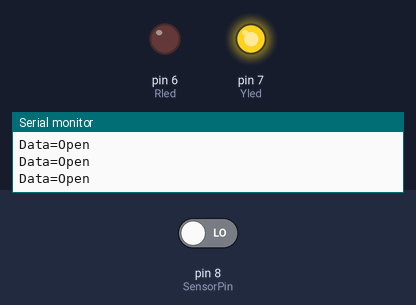
The sketch below on a simulated Arduino Uno, built with avr-gcc and run on an emulated ATmega328P. On the bench: output pins drawn as LEDs (lit = HIGH), the last lines printed to the serial monitor. The test bench sets the inputs (shaded band); at power-on: pin 8 (SensorPin) LOW.

Above: at 3.4 s.
3.5 s: pin 8 (SensorPin) driven HIGH
At 4.4 s:
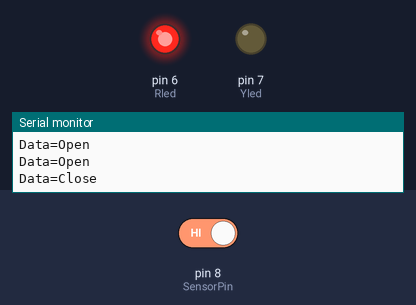
5.4 s: pin 8 (SensorPin) driven LOW
At 7.6 s:
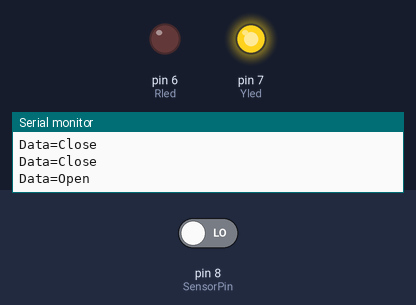
Timing chart, 0 to 9.1 s (numbered marks = the images above; inputs shaded):
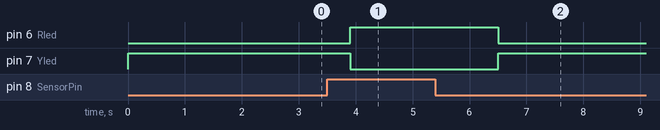

Measured:
- after the input at 3.5 s, pin 6 (Rled): LOW → HIGH after 0.40 s; pin 7 (Yled): HIGH → LOW after 0.40 s
- after the input at 5.4 s, pin 6 (Rled): HIGH → LOW after 1.1 s; pin 7 (Yled): LOW → HIGH after 1.1 s

The sketch:

Button_control_two-color-LED.ino
```cpp
/*
 * Author: SMRAZA KEEN
 * Date:2016/07/21
 * IDE V1.6.9
 * Address:http://www.amazon.com/shops/smraza
 * Function:
 */
const int Rled=6;
const int Yled=7;
const int SensorPin = 8;
int Data=0;
void setup()
{
  pinMode(Rled,OUTPUT);
  pinMode(Yled,OUTPUT);
  pinMode (SensorPin,INPUT);
  Serial.begin(9600);
}
void loop()
{
  Data=digitalRead(SensorPin);
  Serial.print("Data=");
  if(Data==HIGH)
  {
     Serial.println("Close");
     digitalWrite(Rled,HIGH);
     digitalWrite(Yled,LOW);
     delay(1000);
  }
  else
  {
     Serial.println("Open");
     digitalWrite(Rled,LOW);
     digitalWrite(Yled,HIGH);
     delay(1000);
  }
  delay(300);
}
```
